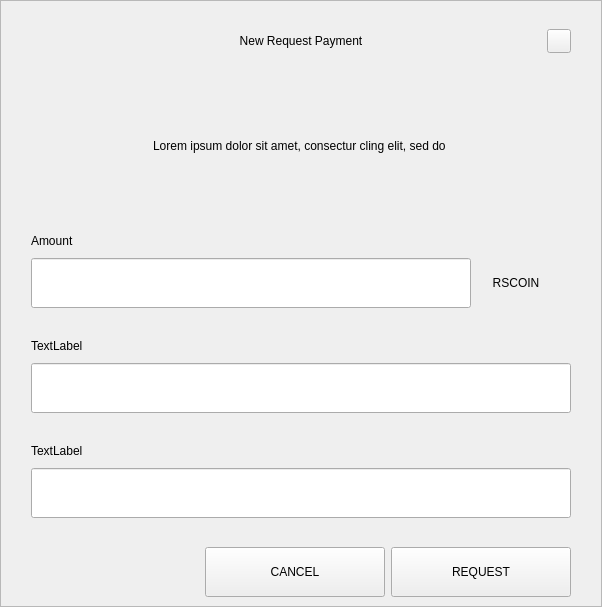
<?xml version="1.0" encoding="UTF-8"?>
<ui version="4.0">
 <class>RequestDialog</class>
 <widget class="QDialog" name="RequestDialog">
  <property name="geometry">
   <rect>
    <x>0</x>
    <y>0</y>
    <width>602</width>
    <height>607</height>
   </rect>
  </property>
  <property name="windowTitle">
   <string>Dialog</string>
  </property>
  <layout class="QVBoxLayout" name="verticalLayout_5">
   <property name="spacing">
    <number>0</number>
   </property>
   <property name="leftMargin">
    <number>0</number>
   </property>
   <property name="topMargin">
    <number>0</number>
   </property>
   <property name="rightMargin">
    <number>0</number>
   </property>
   <property name="bottomMargin">
    <number>0</number>
   </property>
   <item>
    <widget class="QFrame" name="frame">
     <property name="styleSheet">
      <string notr="true"/>
     </property>
     <property name="frameShape">
      <enum>QFrame::StyledPanel</enum>
     </property>
     <property name="frameShadow">
      <enum>QFrame::Raised</enum>
     </property>
     <layout class="QVBoxLayout" name="verticalLayout_4" stretch="1,0,0">
      <property name="spacing">
       <number>0</number>
      </property>
      <property name="leftMargin">
       <number>30</number>
      </property>
      <property name="topMargin">
       <number>20</number>
      </property>
      <property name="rightMargin">
       <number>30</number>
      </property>
      <property name="bottomMargin">
       <number>0</number>
      </property>
      <item>
       <layout class="QHBoxLayout" name="horizontalLayout_3">
        <property name="spacing">
         <number>0</number>
        </property>
        <item>
         <spacer name="horizontalSpacer_21">
          <property name="orientation">
           <enum>Qt::Horizontal</enum>
          </property>
          <property name="sizeHint" stdset="0">
           <size>
            <width>40</width>
            <height>20</height>
           </size>
          </property>
         </spacer>
        </item>
        <item>
         <widget class="QLabel" name="labelTitle">
          <property name="minimumSize">
           <size>
            <width>0</width>
            <height>40</height>
           </size>
          </property>
          <property name="maximumSize">
           <size>
            <width>16777215</width>
            <height>40</height>
           </size>
          </property>
          <property name="styleSheet">
           <string notr="true">padding-left:24px;</string>
          </property>
          <property name="text">
           <string>New Request Payment</string>
          </property>
          <property name="alignment">
           <set>Qt::AlignCenter</set>
          </property>
          <property name="margin">
           <number>7</number>
          </property>
         </widget>
        </item>
        <item>
         <spacer name="horizontalSpacer">
          <property name="orientation">
           <enum>Qt::Horizontal</enum>
          </property>
          <property name="sizeHint" stdset="0">
           <size>
            <width>40</width>
            <height>20</height>
           </size>
          </property>
         </spacer>
        </item>
        <item>
         <widget class="QPushButton" name="btnEsc">
          <property name="minimumSize">
           <size>
            <width>24</width>
            <height>24</height>
           </size>
          </property>
          <property name="maximumSize">
           <size>
            <width>24</width>
            <height>24</height>
           </size>
          </property>
          <property name="focusPolicy">
           <enum>Qt::NoFocus</enum>
          </property>
          <property name="text">
           <string/>
          </property>
         </widget>
        </item>
       </layout>
      </item>
      <item>
       <widget class="QStackedWidget" name="stack">
        <property name="minimumSize">
         <size>
          <width>540</width>
          <height>0</height>
         </size>
        </property>
        <property name="maximumSize">
         <size>
          <width>540</width>
          <height>16777215</height>
         </size>
        </property>
        <property name="currentIndex">
         <number>0</number>
        </property>
        <widget class="QWidget" name="page_1">
         <property name="minimumSize">
          <size>
           <width>540</width>
           <height>0</height>
          </size>
         </property>
         <property name="maximumSize">
          <size>
           <width>540</width>
           <height>16777215</height>
          </size>
         </property>
         <layout class="QVBoxLayout" name="layout1">
          <property name="spacing">
           <number>0</number>
          </property>
          <property name="leftMargin">
           <number>0</number>
          </property>
          <property name="topMargin">
           <number>0</number>
          </property>
          <property name="rightMargin">
           <number>0</number>
          </property>
          <property name="bottomMargin">
           <number>0</number>
          </property>
          <item>
           <spacer name="verticalSpacer_21">
            <property name="orientation">
             <enum>Qt::Vertical</enum>
            </property>
            <property name="sizeType">
             <enum>QSizePolicy::Fixed</enum>
            </property>
            <property name="sizeHint" stdset="0">
             <size>
              <width>20</width>
              <height>30</height>
             </size>
            </property>
           </spacer>
          </item>
          <item alignment="Qt::AlignHCenter">
           <widget class="QLabel" name="labelMessage">
            <property name="minimumSize">
             <size>
              <width>400</width>
              <height>50</height>
             </size>
            </property>
            <property name="text">
             <string>Lorem ipsum dolor sit amet, consectur cling elit, sed do </string>
            </property>
            <property name="alignment">
             <set>Qt::AlignCenter</set>
            </property>
            <property name="wordWrap">
             <bool>true</bool>
            </property>
           </widget>
          </item>
          <item alignment="Qt::AlignBottom">
           <widget class="QWidget" name="containerAmount" native="true">
            <layout class="QVBoxLayout" name="verticalLayout">
             <property name="spacing">
              <number>9</number>
             </property>
             <property name="leftMargin">
              <number>0</number>
             </property>
             <property name="topMargin">
              <number>0</number>
             </property>
             <property name="rightMargin">
              <number>0</number>
             </property>
             <property name="bottomMargin">
              <number>0</number>
             </property>
             <item>
              <widget class="QLabel" name="labelSubtitleAmount">
               <property name="minimumSize">
                <size>
                 <width>350</width>
                 <height>16</height>
                </size>
               </property>
               <property name="maximumSize">
                <size>
                 <width>16777215</width>
                 <height>16</height>
                </size>
               </property>
               <property name="text">
                <string>Amount</string>
               </property>
              </widget>
             </item>
             <item alignment="Qt::AlignTop">
              <widget class="QWidget" name="layoutAmount" native="true">
               <layout class="QHBoxLayout" name="horizontalLayout" stretch="2,0">
                <property name="spacing">
                 <number>0</number>
                </property>
                <property name="leftMargin">
                 <number>0</number>
                </property>
                <property name="topMargin">
                 <number>0</number>
                </property>
                <property name="rightMargin">
                 <number>0</number>
                </property>
                <property name="bottomMargin">
                 <number>0</number>
                </property>
                <item>
                 <widget class="QLineEdit" name="lineEditAmount">
                  <property name="minimumSize">
                   <size>
                    <width>0</width>
                    <height>50</height>
                   </size>
                  </property>
                  <property name="maximumSize">
                   <size>
                    <width>16777215</width>
                    <height>50</height>
                   </size>
                  </property>
                 </widget>
                </item>
                <item>
                 <widget class="QWidget" name="comboContainer" native="true">
                  <property name="minimumSize">
                   <size>
                    <width>100</width>
                    <height>50</height>
                   </size>
                  </property>
                  <property name="maximumSize">
                   <size>
                    <width>16777215</width>
                    <height>50</height>
                   </size>
                  </property>
                  <layout class="QHBoxLayout" name="horizontalLayout_31">
                   <property name="spacing">
                    <number>0</number>
                   </property>
                   <property name="leftMargin">
                    <number>0</number>
                   </property>
                   <property name="topMargin">
                    <number>0</number>
                   </property>
                   <property name="rightMargin">
                    <number>10</number>
                   </property>
                   <property name="bottomMargin">
                    <number>0</number>
                   </property>
                   <item>
                    <widget class="QLabel" name="comboBoxCoin">
                     <property name="text">
                      <string>RSCOIN</string>
                     </property>
                     <property name="alignment">
                      <set>Qt::AlignCenter</set>
                     </property>
                    </widget>
                   </item>
                  </layout>
                 </widget>
                </item>
               </layout>
              </widget>
             </item>
            </layout>
           </widget>
          </item>
          <item>
           <spacer name="verticalSpacer_31">
            <property name="orientation">
             <enum>Qt::Vertical</enum>
            </property>
            <property name="sizeType">
             <enum>QSizePolicy::Fixed</enum>
            </property>
            <property name="sizeHint" stdset="0">
             <size>
              <width>20</width>
              <height>30</height>
             </size>
            </property>
           </spacer>
          </item>
          <item>
           <layout class="QVBoxLayout" name="verticalLayoutLabel">
            <property name="spacing">
             <number>9</number>
            </property>
            <item>
             <widget class="QLabel" name="labelSubtitleLabel">
              <property name="minimumSize">
               <size>
                <width>0</width>
                <height>16</height>
               </size>
              </property>
              <property name="maximumSize">
               <size>
                <width>16777215</width>
                <height>16</height>
               </size>
              </property>
              <property name="text">
               <string>TextLabel</string>
              </property>
             </widget>
            </item>
            <item>
             <widget class="QLineEdit" name="lineEditLabel">
              <property name="minimumSize">
               <size>
                <width>0</width>
                <height>50</height>
               </size>
              </property>
              <property name="maximumSize">
               <size>
                <width>16777215</width>
                <height>50</height>
               </size>
              </property>
             </widget>
            </item>
           </layout>
          </item>
          <item>
           <spacer name="verticalSpacer_34">
            <property name="orientation">
             <enum>Qt::Vertical</enum>
            </property>
            <property name="sizeType">
             <enum>QSizePolicy::Fixed</enum>
            </property>
            <property name="sizeHint" stdset="0">
             <size>
              <width>20</width>
              <height>30</height>
             </size>
            </property>
           </spacer>
          </item>
          <item>
           <layout class="QVBoxLayout" name="verticalLayoutDescription">
            <property name="spacing">
             <number>9</number>
            </property>
            <item>
             <widget class="QLabel" name="labelSubtitleDescription">
              <property name="minimumSize">
               <size>
                <width>0</width>
                <height>16</height>
               </size>
              </property>
              <property name="maximumSize">
               <size>
                <width>16777215</width>
                <height>16</height>
               </size>
              </property>
              <property name="text">
               <string>TextLabel</string>
              </property>
             </widget>
            </item>
            <item>
             <widget class="QLineEdit" name="lineEditDescription">
              <property name="minimumSize">
               <size>
                <width>0</width>
                <height>50</height>
               </size>
              </property>
              <property name="maximumSize">
               <size>
                <width>16777215</width>
                <height>50</height>
               </size>
              </property>
             </widget>
            </item>
            <item>
             <spacer name="verticalSpacer_4">
              <property name="orientation">
               <enum>Qt::Vertical</enum>
              </property>
              <property name="sizeType">
               <enum>QSizePolicy::Fixed</enum>
              </property>
              <property name="sizeHint" stdset="0">
               <size>
                <width>20</width>
                <height>20</height>
               </size>
              </property>
             </spacer>
            </item>
           </layout>
          </item>
         </layout>
        </widget>
        <widget class="QWidget" name="page_2">
         <layout class="QVBoxLayout" name="layout2">
          <item>
           <spacer name="verticalSpacer_5">
            <property name="orientation">
             <enum>Qt::Vertical</enum>
            </property>
            <property name="sizeType">
             <enum>QSizePolicy::Fixed</enum>
            </property>
            <property name="sizeHint" stdset="0">
             <size>
              <width>20</width>
              <height>50</height>
             </size>
            </property>
           </spacer>
          </item>
          <item alignment="Qt::AlignHCenter">
           <widget class="QLabel" name="labelQrImg">
            <property name="minimumSize">
             <size>
              <width>260</width>
              <height>260</height>
             </size>
            </property>
            <property name="maximumSize">
             <size>
              <width>260</width>
              <height>260</height>
             </size>
            </property>
            <property name="text">
             <string/>
            </property>
            <property name="alignment">
             <set>Qt::AlignCenter</set>
            </property>
           </widget>
          </item>
          <item>
           <spacer name="verticalSpacer_2">
            <property name="orientation">
             <enum>Qt::Vertical</enum>
            </property>
            <property name="sizeType">
             <enum>QSizePolicy::Fixed</enum>
            </property>
            <property name="sizeHint" stdset="0">
             <size>
              <width>20</width>
              <height>30</height>
             </size>
            </property>
           </spacer>
          </item>
          <item alignment="Qt::AlignHCenter">
           <widget class="QLabel" name="labelAddress">
            <property name="text">
             <string>D7VFR83SQbiezrW72hjcWJtcfip5krte2Z </string>
            </property>
           </widget>
          </item>
          <item>
           <spacer name="verticalSpacer_32">
            <property name="orientation">
             <enum>Qt::Vertical</enum>
            </property>
            <property name="sizeType">
             <enum>QSizePolicy::Expanding</enum>
            </property>
            <property name="sizeHint" stdset="0">
             <size>
              <width>20</width>
              <height>20</height>
             </size>
            </property>
           </spacer>
          </item>
          <item>
           <layout class="QHBoxLayout" name="horizontal">
            <property name="leftMargin">
             <number>20</number>
            </property>
            <property name="rightMargin">
             <number>20</number>
            </property>
            <property name="bottomMargin">
             <number>20</number>
            </property>
            <item>
             <spacer name="horizontalSpacer_4">
              <property name="orientation">
               <enum>Qt::Horizontal</enum>
              </property>
              <property name="sizeHint" stdset="0">
               <size>
                <width>40</width>
                <height>20</height>
               </size>
              </property>
             </spacer>
            </item>
            <item>
             <widget class="QPushButton" name="btnCopyAddress">
              <property name="minimumSize">
               <size>
                <width>180</width>
                <height>50</height>
               </size>
              </property>
              <property name="text">
               <string>COPY ADDRESS</string>
              </property>
             </widget>
            </item>
            <item>
             <widget class="QPushButton" name="btnCopyUrl">
              <property name="minimumSize">
               <size>
                <width>180</width>
                <height>50</height>
               </size>
              </property>
              <property name="text">
               <string>COPY URL</string>
              </property>
             </widget>
            </item>
            <item>
             <spacer name="horizontalSpacer_2">
              <property name="orientation">
               <enum>Qt::Horizontal</enum>
              </property>
              <property name="sizeHint" stdset="0">
               <size>
                <width>40</width>
                <height>20</height>
               </size>
              </property>
             </spacer>
            </item>
           </layout>
          </item>
         </layout>
        </widget>
       </widget>
      </item>
      <item>
       <widget class="QWidget" name="buttonsStack" native="true">
        <layout class="QHBoxLayout" name="horizontalLayout_5">
         <property name="leftMargin">
          <number>20</number>
         </property>
         <property name="rightMargin">
          <number>0</number>
         </property>
         <item>
          <spacer name="horizontalSpacer_41">
           <property name="orientation">
            <enum>Qt::Horizontal</enum>
           </property>
           <property name="sizeHint" stdset="0">
            <size>
             <width>40</width>
             <height>20</height>
            </size>
           </property>
          </spacer>
         </item>
         <item>
          <widget class="QPushButton" name="btnCancel">
           <property name="minimumSize">
            <size>
             <width>180</width>
             <height>50</height>
            </size>
           </property>
           <property name="focusPolicy">
            <enum>Qt::NoFocus</enum>
           </property>
           <property name="text">
            <string>CANCEL</string>
           </property>
          </widget>
         </item>
         <item>
          <widget class="QPushButton" name="btnSave">
           <property name="minimumSize">
            <size>
             <width>180</width>
             <height>50</height>
            </size>
           </property>
           <property name="focusPolicy">
            <enum>Qt::NoFocus</enum>
           </property>
           <property name="text">
            <string>REQUEST</string>
           </property>
          </widget>
         </item>
        </layout>
       </widget>
      </item>
     </layout>
    </widget>
   </item>
  </layout>
 </widget>
 <resources/>
 <connections/>
</ui>
